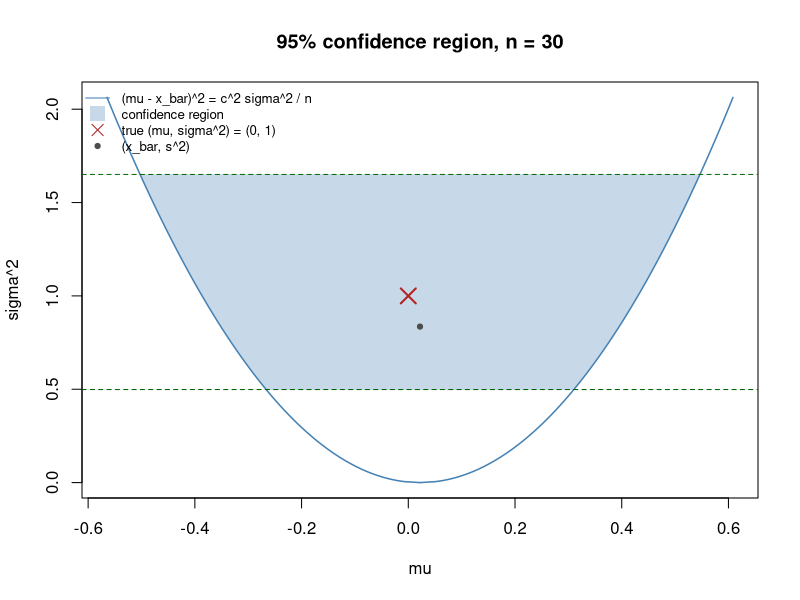

Generate this figure with R:
# Confidence region for (mu, sigma^2) of a normal sample.
set.seed(0)
n <- 30
alpha <- 0.05
x <- rnorm(n)
xbar <- mean(x)
ss <- sum((x - xbar)^2)
g <- (1 - sqrt(1 - alpha)) / 2   # each of the two independent pieces has level sqrt(1 - alpha)
cc <- qnorm(1 - g)
s2_lo <- ss / qchisq(1 - g, n - 1)
s2_hi <- ss / qchisq(g, n - 1)

s2 <- seq(0, s2_hi * 1.25, length.out = 400)
half <- cc * sqrt(s2 / n)
plot(xbar - half, s2, type = "l", col = "steelblue", lwd = 1.5,
     xlim = range(xbar - half, xbar + half), ylim = c(0, s2_hi * 1.25),
     xlab = "mu", ylab = "sigma^2", main = sprintf("95%% confidence region, n = %d", n))
lines(xbar + half, s2, col = "steelblue", lwd = 1.5)
band <- seq(s2_lo, s2_hi, length.out = 200)
hb <- cc * sqrt(band / n)
polygon(c(xbar - hb, rev(xbar + hb)), c(band, rev(band)),
        col = adjustcolor("steelblue", 0.3), border = NA)
abline(h = c(s2_lo, s2_hi), lty = 2, col = "darkgreen")
points(0, 1, pch = 4, cex = 2, lwd = 2, col = "firebrick")
points(xbar, ss / (n - 1), pch = 19, cex = 0.7, col = "gray30")
legend("topleft", bty = "n", cex = 0.8,
       legend = c("(mu - x_bar)^2 = c^2 sigma^2 / n", "confidence region",
                  "true (mu, sigma^2) = (0, 1)", "(x_bar, s^2)"),
       col = c("steelblue", adjustcolor("steelblue", 0.3), "firebrick", "gray30"),
       lty = c(1, NA, NA, NA), pch = c(NA, 15, 4, 19), pt.cex = c(NA, 2, 1.5, 0.7))
